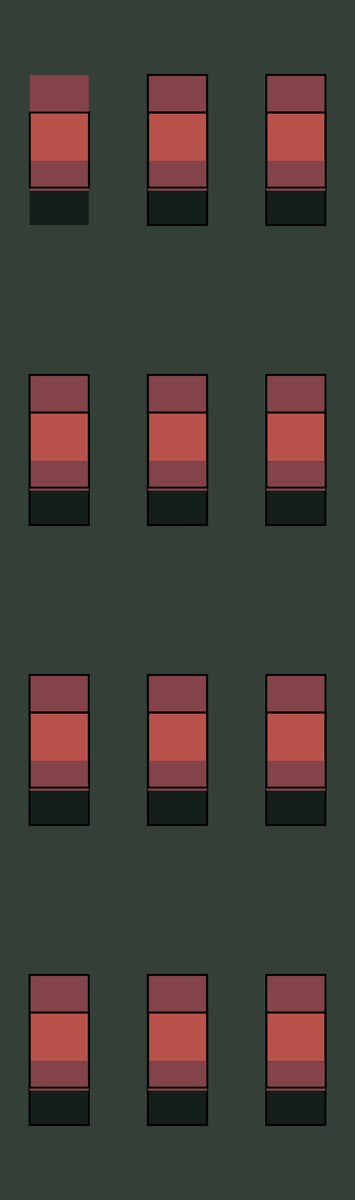
Frame 1 (no input)
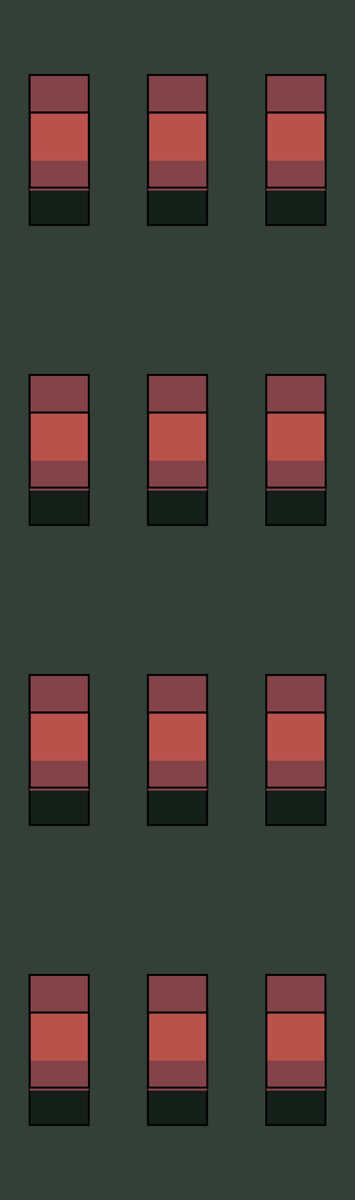
Frame 60 (no input)
Frame 120 (the mouse pressed at the canvas centre since frame 60): identical to frame 60, image omitted

The p5.js sketch that drew these frames (run headless with seeded random() and noise() and a simulated clock; from frame 60 on, the mouse is pressed at the canvas centre):

// p5.js sketch
// ── sketch.js
// windows
function setup() { 
   createCanvas(740,2500);
    noStroke();
}

function draw() {
//Building background color 
    background(51, 63, 55);
// 3 windows inline width/3 = 246.6
    var windowWidth = width/3; // window width
// 4 windows down height/4 = 625
    var windowHeight = height/4; // window height
    
    for ( var x = windowWidth/4; x < width; x+=windowWidth) {
    for (var y = windowHeight/4; y < height; y+=windowHeight) {
           
        fill(20, 31, 25);
        rect(x, y, windowWidth/2, windowHeight/2);
//shadow top curtain window
        fill(131,67,73);
        rect(x, y, windowWidth/2, windowHeight/8);
//curtain widow
        fill(186,82,76);
        rect(x, y + windowHeight/8, windowWidth/2, windowHeight/4);
//curtain shadow down
        fill(131,67,73);
        noStroke();
        rect(x, y+windowHeight/3.5, windowWidth/2, windowHeight/10);
//marco
        stroke(0);
        noFill();
        strokeWeight(4)
           rect(x + windowWidth/500, y + windowHeight/16 * 2, windowWidth/2, windowHeight/4);
//top window
           
           
           
        }
    }
        
}
